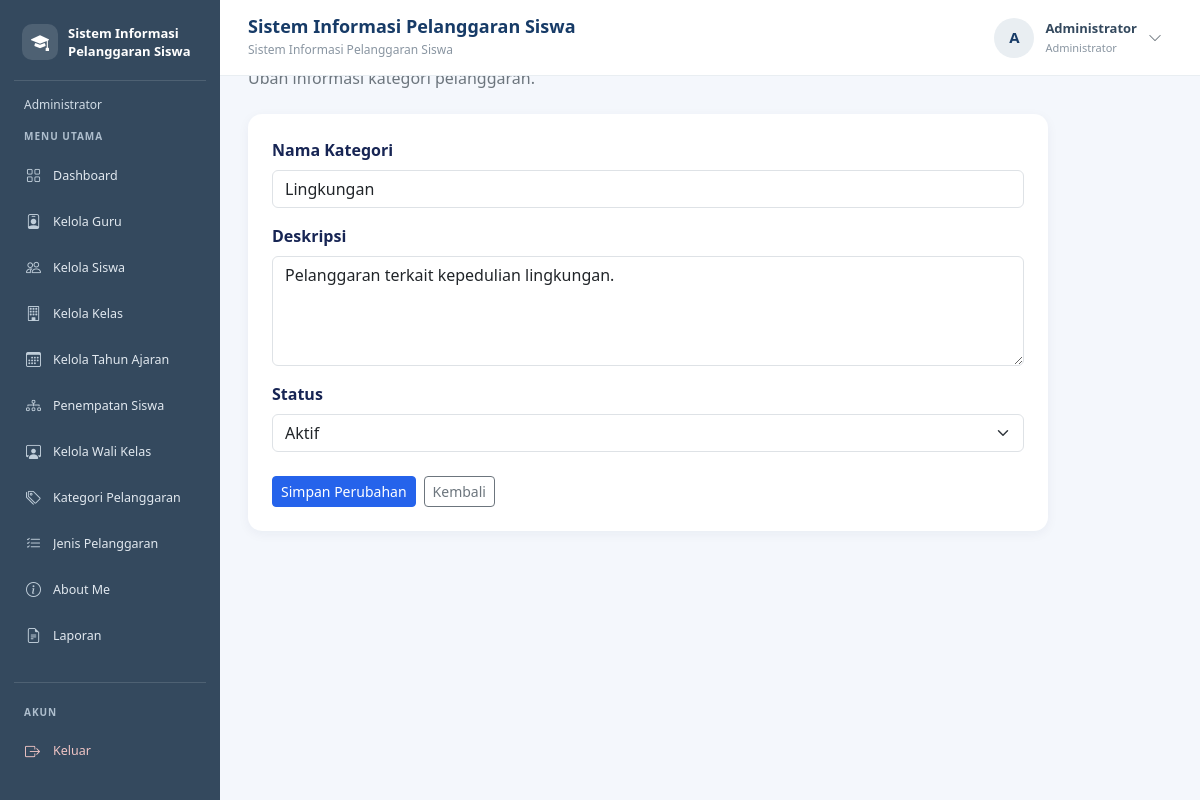
The page /edit_kategori_pelanggaran.php?id=10 (signed in) on the database its author committed.
### tables this page shows
CREATE TABLE `t_pelanggaran_kategori` (
  `id` int(11) NOT NULL,
  `nama` varchar(100) NOT NULL,
  `deskripsi` text NOT NULL,
  `status_aktif` tinyint(1) NOT NULL,
  `created_at` timestamp NOT NULL DEFAULT current_timestamp(),
  `updated_at` timestamp NOT NULL DEFAULT current_timestamp()
);

### edit_kategori_pelanggaran.php (the view, shortened to what this page needs)
<?php
include "config/koneksi.php";
$id = (int)($_GET['id'] ?? 0);
$stmt = mysqli_prepare(
    $koneksi,
    "SELECT * FROM t_pelanggaran_kategori WHERE id = ?"
);
mysqli_stmt_bind_param($stmt, "i", $id);
mysqli_stmt_execute($stmt);
$hasil = mysqli_stmt_get_result($stmt);
$data = mysqli_fetch_assoc($hasil);
$nama = $data['nama'];
$deskripsi = $data['deskripsi'];
$statusAktif = (string)$data['status_aktif'];
?>
<!DOCTYPE html>
<html lang="id">
<head>
    <link href="https://cdn.jsdelivr.net/npm/bootstrap@5.3.8/dist/css/bootstrap.min.css" rel="stylesheet">
</head>
<body>
<?php include "includes/sidebar.php"; ?>
<?php include "includes/navbar.php"; ?>
<main class="konten">
    <h3 class="fw-bold mb-1">Edit Kategori Pelanggaran</h3>
    <p class="text-secondary mb-4">Ubah informasi kategori pelanggaran.</p>
    <div class="kartu">
        <form method="POST">
            <div class="mb-3">
                <label for="nama" class="form-label">Nama Kategori</label>
                <input
                    type="text"
                    id="nama"
                    name="nama"
                    class="form-control"
                    maxlength="100"
                    value="<?= htmlspecialchars($nama) ?>"
                    required
                >
            </div>
            <div class="mb-3">
                <label for="deskripsi" class="form-label">Deskripsi</label>
                <textarea
                    id="deskripsi"
                    name="deskripsi"
                    class="form-control"
                    rows="4"
                    required
                ><?= htmlspecialchars($deskripsi) ?></textarea>
            </div>
            <div class="mb-4">
                <label for="status_aktif" class="form-label">Status</label>
                <select id="status_aktif" name="status_aktif"
                        class="form-select" required>
                    <option value="1" <?= $statusAktif === '1' ? 'selected' : '' ?>>
                        Aktif
                    </option>
                </select>
            </div>
            <div class="d-flex gap-2">
                <button type="submit" class="btn btn-primary btn-sm">
                    Simpan Perubahan
                </button>
                <a href="kategori_pelanggaran.php"
                   class="btn btn-outline-secondary btn-sm">
                    Kembali
                </a>
            </div>
        </form>
    </div>
</main>
</body>
</html>

### edit_kategori_pelanggaran.php (style rules this page uses)
body { margin: 0; background: #f4f7fc; color: #172554; }
.konten { margin-left: 220px; padding: 28px; }
.kartu { background: white; padding: 24px; border-radius: 14px; box-shadow: 0 3px 12px rgba(15, 35, 75, 0.05); max-width: 800px; }
.form-label { font-weight: 600; }
.btn-primary { background: #2563eb; border-color: #2563eb; }

### rows shown on the page
t_pelanggaran_kategori: nama "Lingkungan", deskripsi "Pelanggaran terkait kepedulian lingkungan.", status_aktif "Aktif"

### other values the page prints
$labelRole "Administrator"
$menu[0] "Dashboard"
$menu[0] "Kelola Guru"
$menu[0] "Kelola Siswa"
$menu[0] "Kelola Kelas"
$menu[0] "Kelola Tahun Ajaran"
$menu[0] "Penempatan Siswa"
$menu[0] "Kelola Wali Kelas"
$menu[0] "Kategori Pelanggaran"
$menu[0] "Jenis Pelanggaran"
$menu[0] "About Me"
$menu[0] "Laporan"
$judulNavbar "Sistem Informasi Pelanggaran Siswa"
$inisial "A"
$namaPengguna "Administrator"
